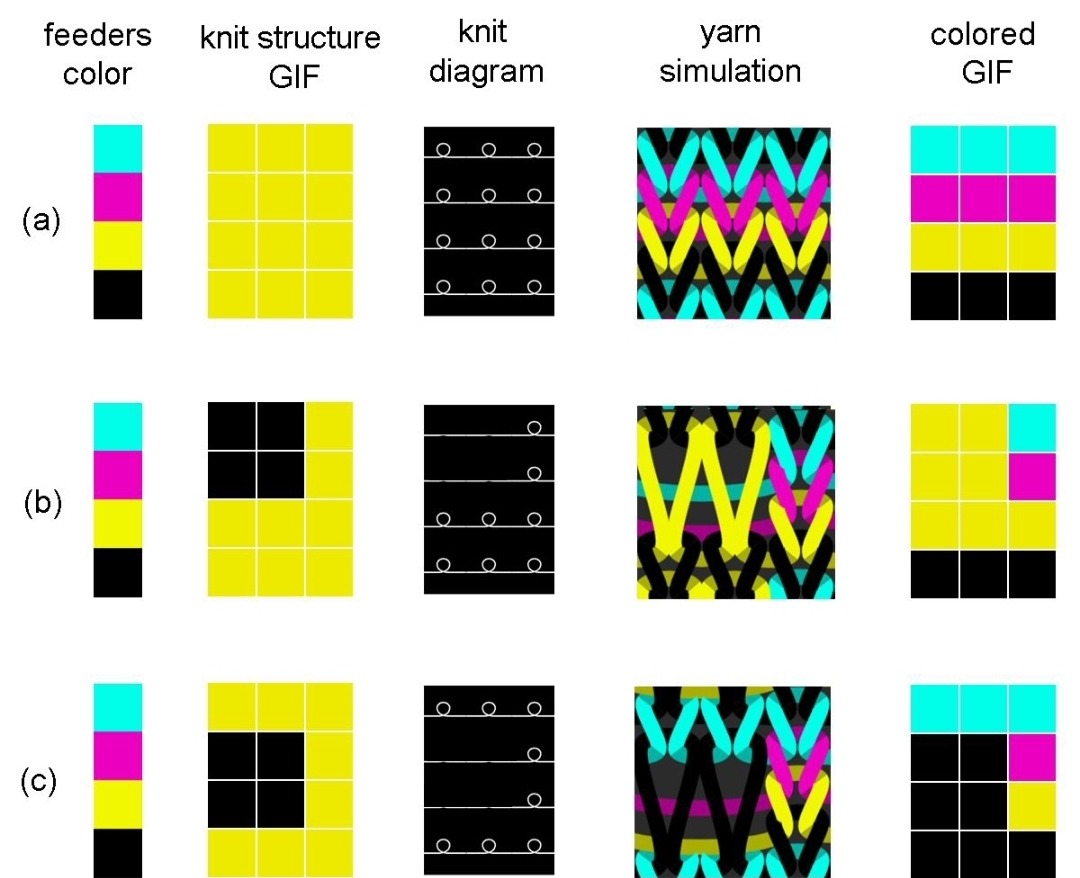
#> input picture color_map_input.jpg, 1080 x 878 px
$ python -i fabric_scanner.py   (imports and definitions only)
#> lines starting #> are read from the running program, lines starting #| are printed output that depends on the picture; after the words box and inside, x2 and y2 are one past the last pixel; in counts of white or black regions, pixels touching at a corner belong together
#> further down, picture is the input picture: PIL image 1080x878 RGB; mean R, G, B 190.1, 194.2, 170.8
"""
Unified fabric scanner for the UR5e.

This module owns the current robot fabric-scanning workflow: scan planning,
URScript export/sending, MuJoCo visualization, robot-camera image capture,
scanner lighting, and RGB-analysis helpers used by the main app.
"""

from __future__ import annotations

import json
import math
import socket
from dataclasses import dataclass, replace
from pathlib import Path

import numpy as np
from PIL import Image, ImageFilter
from scipy.spatial.transform import Rotation
from knitting_core import build_parametric_control_rows, eval_centerline
import paths


# ============================================================================
# Scanner Runtime Constants
# ============================================================================

# Robot planning constants.
DEFAULT_MAX_SPAN = np.array([0.30, 0.22, 0.04], dtype=float)
TOOL_DOWN_ROTVEC = np.array([math.pi, 0.0, 0.0], dtype=float)
UR5_REACH_MAX = 0.850
UR5_REACH_MIN = 0.180
UR5_MIN_XY_RADIUS = 0.150
# MuJoCo/IK tuning and scene drawing constants.
MUJOCO_DAMPING = 1e-2
MUJOCO_KP = 0.28
IK_SUBSTEPS = 3
TARGET_TOL = 0.006
TARGET_ROT_TOL = 0.08
MAX_TRAIL_POINTS = 6000
MARKER_RADIUS = 0.006
PATH_WIDTH = 0.003
POSE_AXIS_LENGTH = 0.035
FABRIC_THICKNESS = 0.003
IMAGE_REPEAT_OVERLAP = 1.68
SCAN_PATTERN_FILL = 1.08
CAMERA_MARKER_SIZE = np.array([0.018, 0.012, 0.010])
CAMERA_IMAGE_SIZE = (1024, 768)
# Capture resolution limits and aspect ratio. Declared once because five call
# sites across the scanner, the sidebar and UR5 Mode each restated them, and the
# UR5 one had no clamp at all.
CAPTURE_MIN_WIDTH, CAPTURE_MAX_WIDTH = 320, 4096
CAPTURE_MIN_HEIGHT, CAPTURE_MAX_HEIGHT = 240, 3072
CAPTURE_ASPECT = 0.75
CAMERA_SAVE_EVERY_STATION = "station"
CAMERA_SAVE_EVERY_VIEW = "view"
CAMERA_CAPTURE_NATURAL = "natural"
CAMERA_CAPTURE_FOCUSED = "focused"
NON_SCAN_VIEW_NAMES = {"approach", "retreat", "travel"}
ROBOT_MAX_CARTESIAN_STEP = 0.040


# ============================================================================
# Robot Planning Section
# ============================================================================


# [14 lines left out: functions clamp_capture_size, fit_path_to_workspace, not called in this run]


def points_and_rotvecs_to_poses(points: np.ndarray, rotvecs: np.ndarray) -> np.ndarray:
    """Convert XYZ points plus per-stop orientations to URScript poses."""
    return np.hstack([points, rotvecs])


# [51 lines left out: functions generate_urscript, assess_plan_safety, not called in this run]
# ============================================================================
# Lighting Section
# ============================================================================

# Scanner lighting is applied to the image-based repeated fabric texture. This
# keeps Scan Mode lightweight while still adding asymmetric shading and sheen.
SCANNER_SUN_AZIMUTH_DEG = -35.0
SCANNER_SUN_ELEVATION_DEG = 48.0
SCANNER_AMBIENT_LIGHT = 0.38
SCANNER_SUN_INTENSITY = 0.68
SCANNER_SIDE_SHADOW = 0.20
SCANNER_SPECULAR_STRENGTH = 0.055
SCANNER_SHEEN_STRENGTH = 0.025
SCANNER_FABRIC_GRADIENT_STRENGTH = 0.14
SCANNER_FABRIC_VIGNETTE_STRENGTH = 0.06
SCANNER_LIGHTING_BLUR_RADIUS = 1.35
SCANNER_LIGHTING_RELIEF = 1.45
SCANNER_LIGHTING_FOCUSED_RELIEF = 1.75


# [51 lines left out: functions _default_scanner_lighting, _normalize_scanner_lighting, _scanner_lighting_from_args, not called in this run]


# ============================================================================
# Fabric Planning and Pattern Data
# ============================================================================

SWATCH_PALETTE = [
    (0.86, 0.12, 0.18, 1.0),
    (0.10, 0.39, 0.82, 1.0),
    (0.98, 0.78, 0.16, 1.0),
    (0.12, 0.62, 0.36, 1.0),
    (0.78, 0.18, 0.72, 1.0),
    (0.96, 0.43, 0.16, 1.0),
    (0.12, 0.70, 0.76, 1.0),
    (0.47, 0.34, 0.85, 1.0),
]


@dataclass
class FabricPlan:
    raw_stations: np.ndarray
    mapped_stations: np.ndarray
    raw_points: np.ndarray
    mapped_points: np.ndarray
    poses: np.ndarray
    station_ids: list[int]
    view_names: list[str]
    station_cells: list[tuple[int, int]]
    cell_colors: list[tuple[float, float, float, float]]
    cell_color_sets: list[list[tuple[float, float, float, float]]]
    fabric_origin: np.ndarray
    fabric_size: np.ndarray
    grid_rows: int
    grid_cols: int
    square_width: float
    square_length: float
    model_curves: list[np.ndarray]
    cell_model_curves: list[list[np.ndarray]] | None = None
    pattern_repeat_rows: int = 1
    pattern_repeat_cols: int = 1
    pattern_repeat_spacing_x: float = 1.0
    pattern_repeat_spacing_y: float = 1.0
    batch_texture_width: int = 420
    batch_texture_height: int = 340
    scanner_lighting: dict[str, float] | None = None
    display_batch_colors: list[tuple[float, float, float, float]] | None = None

    # [9 lines left out: function assess, not called in this run]

    def capture_metadata(self, index: int, image_width: int | None = None) -> dict:
        """No geometry beyond the row, col and view name the runner already stores."""
        return {}


# [480 lines left out: functions _serpentine_indices, _normalize_palette, _normalize_batch_display_colors, _fallback_model_curves, _load_saved_model_curves, _default_cell_color_set and 12 more, not called in this run]


def is_scan_view(view_name: str) -> bool:
    return view_name not in NON_SCAN_VIEW_NAMES


# [519 lines left out: functions should_save_scan_image, pose_errors, _cell_color_set, _cell_model_curves, _smooth_curve_2d, _smoothed_cell_model_curves and 13 more, not called in this run]


# ============================================================================
# Scanning Section: Robot Camera Capture
# ============================================================================

def _detect_knitting_patch(full_image: Image.Image) -> tuple[tuple[int, int, int, int], float]:
    """Dynamically locates the knitting patch within a captured image instead
    of assuming it always sits in the same predefined region: estimates the
    background from the image border, masks pixels that differ from it and
    look yarn-like (bright + saturated), then takes the largest connected
    component's bounding box.

    Returns ((x0, y0, x1, y1), confidence). confidence in [0, 1] is
    fill_ratio * size_ratio: fill_ratio is how much of the bounding box the
    detected blob actually fills (near 1.0 for a clean solid rectangular
    patch, lower for a scattered/noisy detection), size_ratio penalizes
    implausibly tiny detections relative to the frame. A low score flags an
    unreliable detection for review rather than silently trusting a bad crop.
    """
    # Detection does not need one mask element per output pixel. At 4096x3072,
    # the old float image plus diff/brightness/saturation/mask intermediates
    # could briefly consume hundreds of MB and make the application appear
    # hung. Detect on a bounded proxy, then map the box back to source pixels.
    source_w, source_h = full_image.size
#> source_w = 1080; source_h = 878
    detection_max_dimension = 1536
    if max(source_w, source_h) > detection_max_dimension:
        scale = float(detection_max_dimension) / float(max(source_w, source_h))
        proxy_size = (
            max(8, int(round(source_w * scale))),
            max(8, int(round(source_h * scale))),
        )
        proxy = full_image.resize(proxy_size, Image.Resampling.BOX)
        (px0, py0, px1, py1), confidence = _detect_knitting_patch(proxy)
        scale_x = float(source_w) / float(proxy_size[0])
        scale_y = float(source_h) / float(proxy_size[1])
        return (
            max(0, int(np.floor(px0 * scale_x))),
            max(0, int(np.floor(py0 * scale_y))),
            min(source_w, int(np.ceil(px1 * scale_x))),
            min(source_h, int(np.ceil(py1 * scale_y))),
        ), confidence

    rgb = np.asarray(full_image.convert("RGB"), dtype=np.float32)
    h, w = rgb.shape[:2]
#> h = 878; w = 1080
    if h < 8 or w < 8:
        return (0, 0, w, h), 0.0

    edge = np.concatenate([
        rgb[:8, :, :].reshape(-1, 3),
        rgb[-8:, :, :].reshape(-1, 3),
        rgb[:, :8, :].reshape(-1, 3),
        rgb[:, -8:, :].reshape(-1, 3),
    ])
    bg = np.median(edge, axis=0)
#> bg = [255, 255, 255]
    diff = np.linalg.norm(rgb - bg[None, None, :], axis=2)
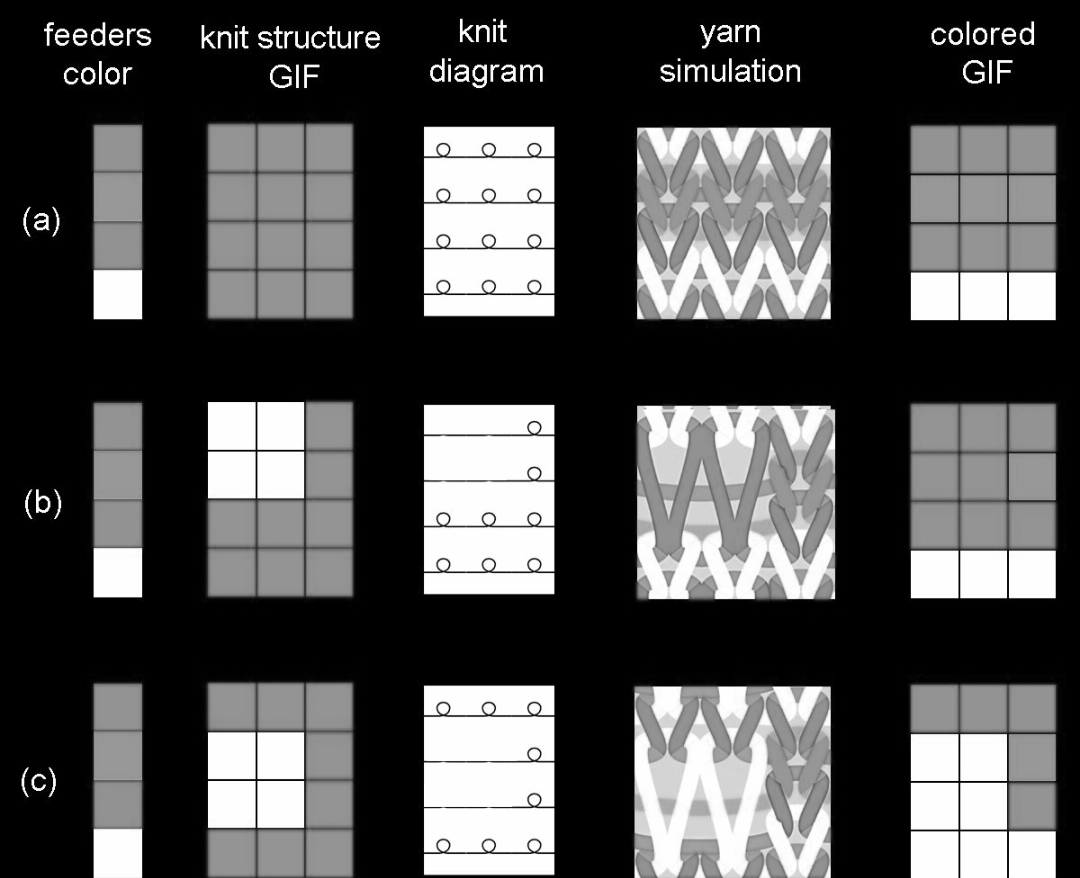
#> diff: shape (878, 1080) float32; min 0, max 441.7, mean 136.6; drawn with min black and max white
    brightness = rgb.max(axis=2)
    saturation = rgb.max(axis=2) - rgb.min(axis=2)
    mask = (diff > 30.0) & (brightness > 42.0) & (saturation > 16.0)
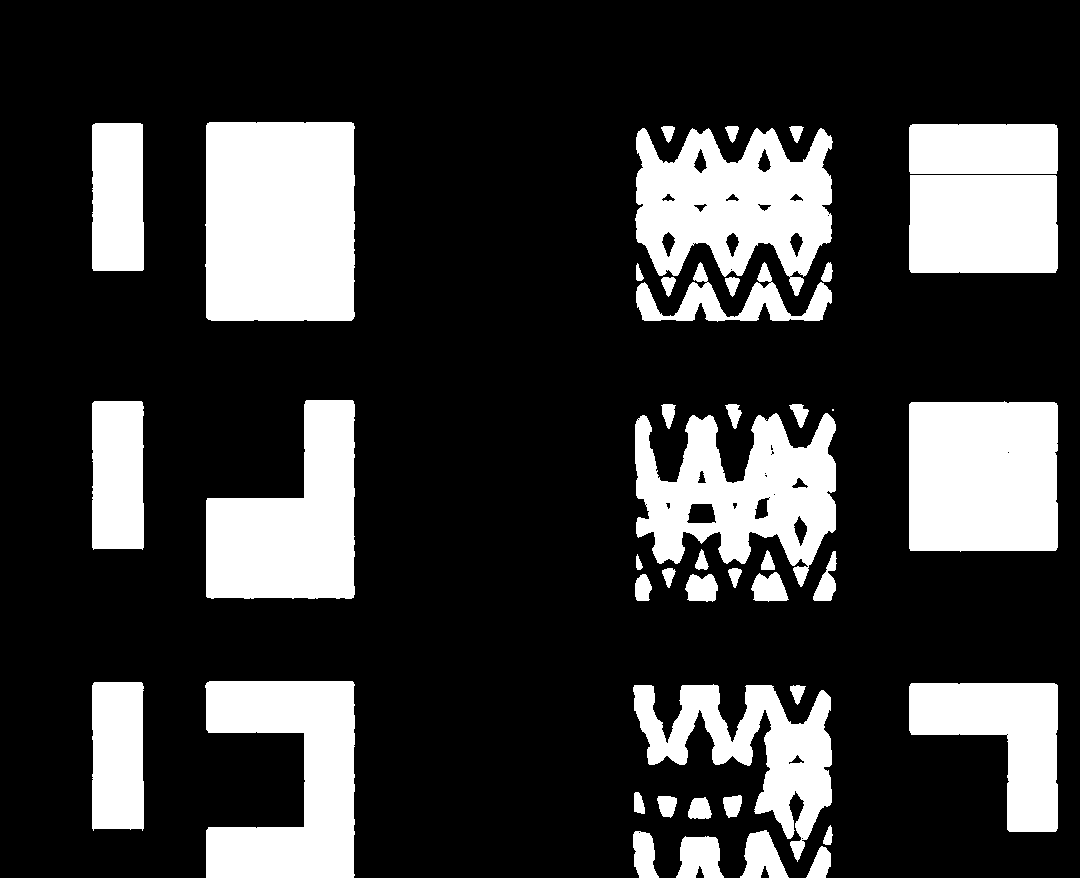
#> mask: shape (878, 1080) bool; 23.1% white; 44 white regions (1 under 20 px), largest, box (x1, y1, x2, y2) and area: (205, 122, 355, 321) 29485, (909, 401, 1058, 552) 22127, (635, 128, 833, 296) 21282
    if int(mask.sum()) < 32:
        mask = (diff > 18.0) & (brightness > 26.0) & (saturation > 8.0)
    if int(mask.sum()) < 1:
        return (0, 0, w, h), 0.0

    blob = mask
    from scipy import ndimage
    labeled, num_labels = ndimage.label(mask)
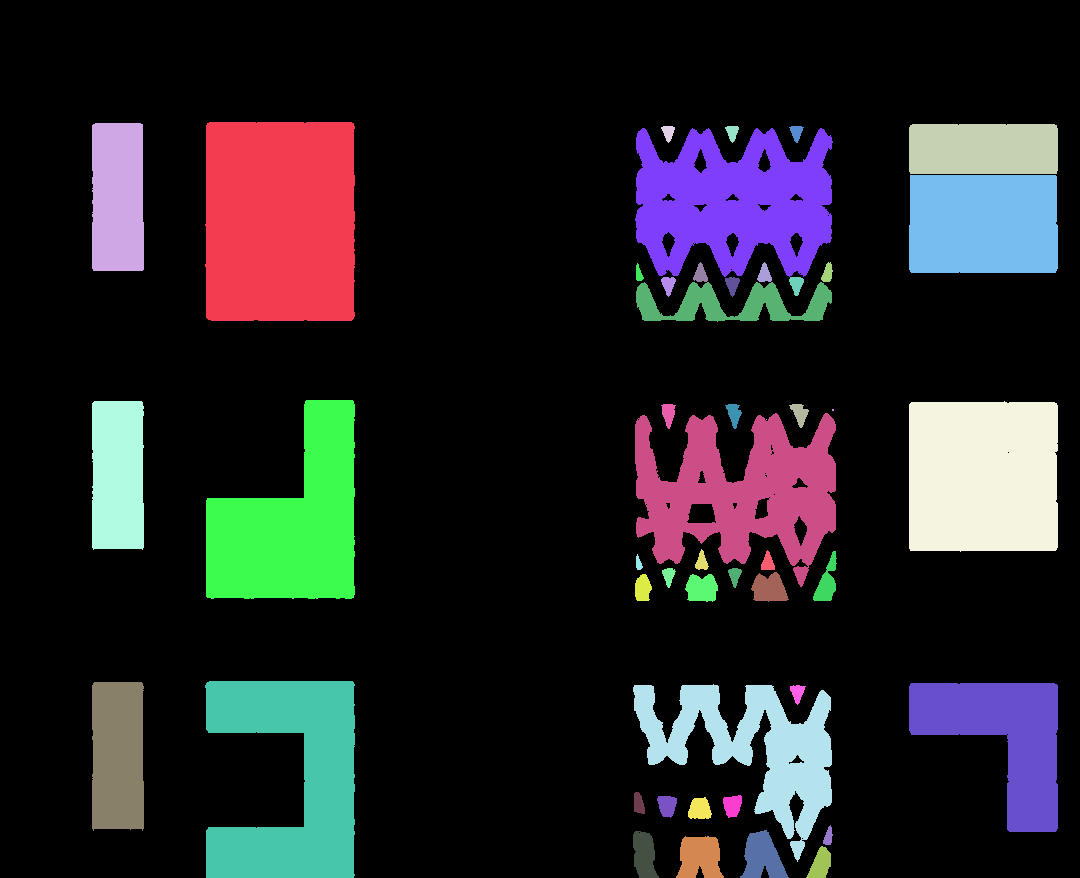
#> labeled: shape (878, 1080) int32; 49 distinct labels, from 0 to 48; one colour per label, 0 black
#> num_labels = 48
    if num_labels >= 1:
        sizes = ndimage.sum(mask, labeled, index=range(1, num_labels + 1))
#> sizes = 48 values, max 29485 at index 0, min 1 at index 24, mean 4558.4
        largest_label = int(np.argmax(sizes)) + 1
#> largest_label = 1
        blob = labeled == largest_label
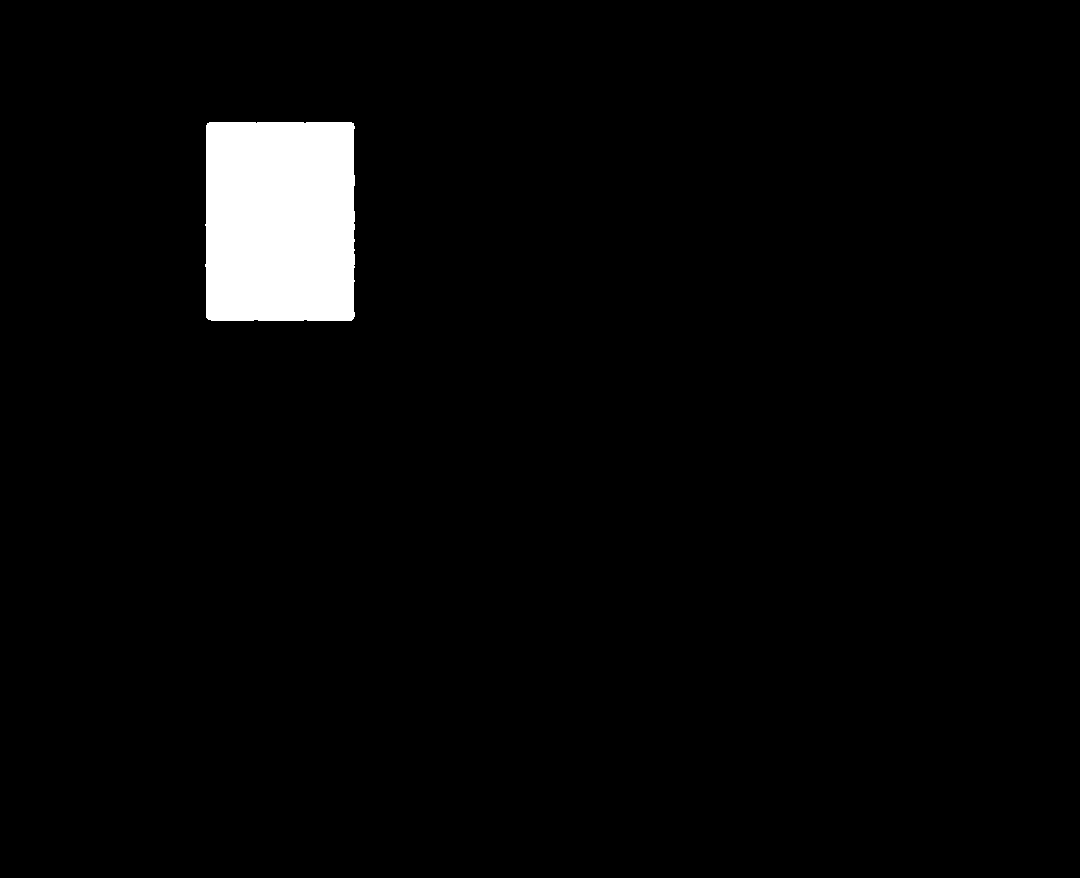
#> blob: shape (878, 1080) bool; 3.1% white; 1 white region, box (x1, y1, x2, y2) and area: (205, 122, 355, 321) 29485

    ys, xs = np.where(blob)
    if xs.size < 1:
        return (0, 0, w, h), 0.0
    x0, x1 = int(xs.min()), int(xs.max()) + 1
#> x0 = 205; x1 = 355
    y0, y1 = int(ys.min()), int(ys.max()) + 1
#> y0 = 122; y1 = 321
    bbox_area = max(1, (x1 - x0) * (y1 - y0))
#> bbox_area = 29850
    fill_ratio = float(blob[y0:y1, x0:x1].sum()) / float(bbox_area)
#> fill_ratio = 0.988
    size_ratio = min(1.0, bbox_area / max(1.0, 0.15 * h * w))
#> size_ratio = 0.21
    confidence = float(np.clip(fill_ratio * size_ratio, 0.0, 1.0))
#> confidence = 0.207
    return (x0, y0, x1, y1), confidence


# [359 lines left out: functions render_camera_image, run_robot_motion, not called in this run]

>>> from PIL import Image
>>> picture = Image.open('../color_map_input.jpg')
>>> result = _detect_knitting_patch(picture)
#> result = ((205, 122, 355, 321), 0.207)
